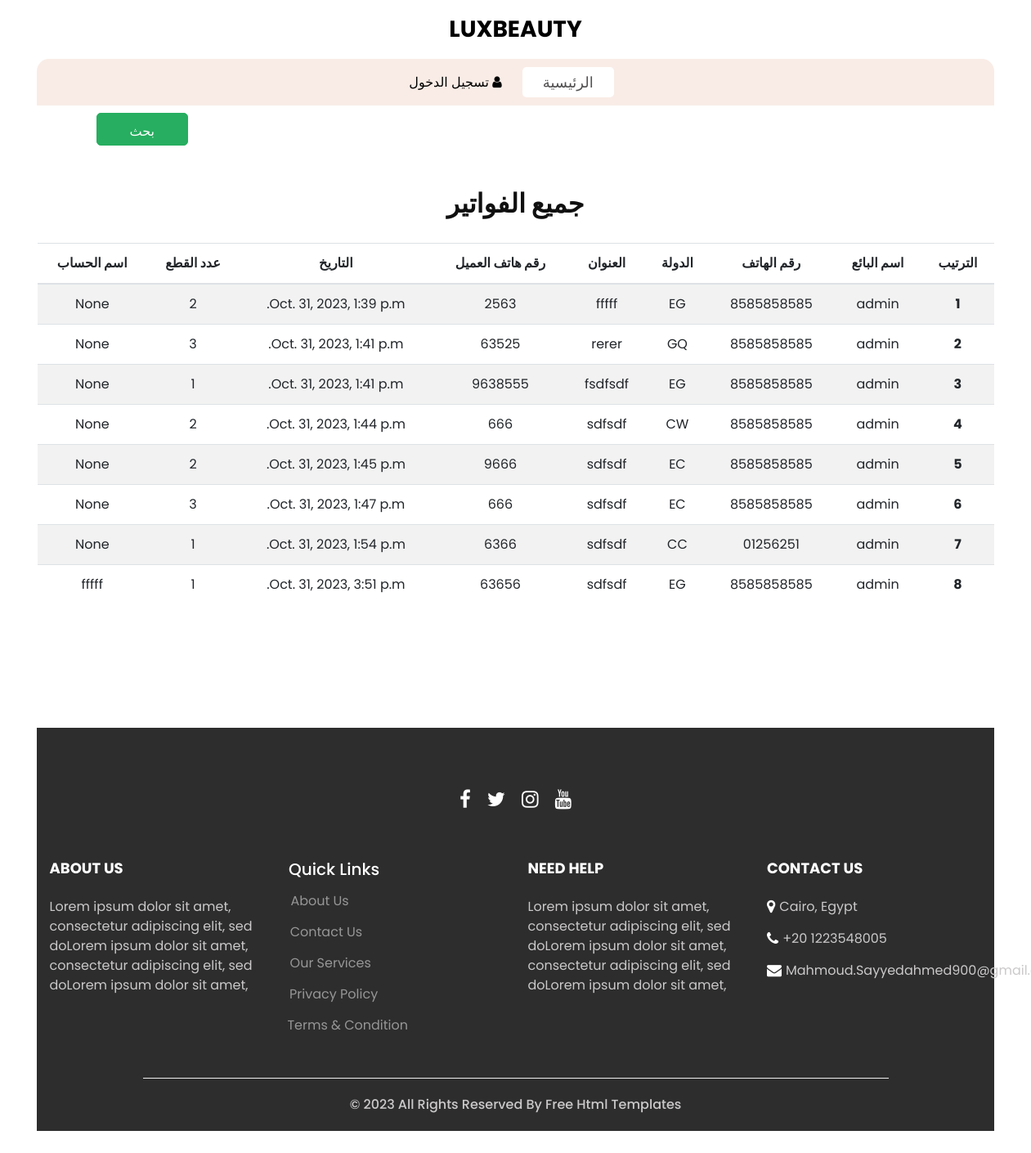
Screenshot of /all_bills/ with the database file from the repository.
### core/models.py (models this page shows, shortened)
class Billl(models.Model):
    seller = models.ForeignKey(User, on_delete=models.CASCADE, null=True, blank=True)
    seller_phone_number = models.CharField(max_length=31, null=True, blank=True)
    country = CountryField(multiple=False, blank_label="(select country)")
    address = models.CharField(max_length=200)
    customer_phone = models.CharField(max_length=31)
    date = models.DateTimeField(default=timezone.now())
    pieces_num = models.PositiveIntegerField(default=0)
    account_name = models.CharField(max_length=150, null=True, blank=True)

### core/views.py (the view)
# urls.py: path('all_bills/', views.show_bills, name="all_bills"),
def show_bills(request):
    bills = models.Billl.objects.all()
    phone = models.PhoneNumber.objects.get(phone = "8585858585")
    acc = models.Account.objects.get(phone_number = phone)
    print(acc.account_name)
    print("***********************************************************************")
    context = {
        'bills' : bills
    }
    return render(request, 'core/show_bills.html', context)

### templates/core/show_bills.html (shortened to what this page needs)
{% extends 'partials/base.html' %}
{% load static %}
{% block content %}
<div class="container-xxl py-5">
  <div class="container">
      <div class="tab-class text-center wow fadeInUp" data-wow-delay="0.3s">
          <div class="tab-content">
              <div id="tab-1" class="tab-pane fade show p-0 active">
                  <form method="POST" action="." enctype="multipart/form-data" dir="rtl">
                      <div class="row g-3">
                          <div class="col-12 col-sm-2">
                          </div>
                          <div class="col-12 col-sm-2">
                          </div>
                          <div class="col-12 col-sm-2">
                          </div>
                          <div class="col-12 col-sm-2">
                          </div>
                          <div class="col-12 col-sm-2">
                          </div>
                          <div class="btn_store_search col-12 col-sm-6">
                              <input type="submit" value="بحث"  style="margin-right: 270%; height: 30pt; width: 30%; margin-top: -10%;">
                          </div>
                      </div>
                  </form>
              </div>
          </div>
      </div>
  </div>
</div>
<section class="shop_section layout_padding" style="margin-top: -8%;">
  <div class="container">
    <div class="heading_container heading_center">
      <h2>
        جميع الفواتير
      </h2>
    </div>
    <div class="row">
      <table class="table table-striped" dir='rtl'>
        <thead style="text-align: center;">
          <tr style="text-align: center">
            <th scope="col">الترتيب</th>
            <th scope="col">اسم البائع</th>
            <th scope="col">رقم الهاتف </th>
            <th scope="col">الدولة</th>
            <th scope="col">العنوان</th>
            <th scope="col">رقم هاتف العميل</th>
            <th scope="col">  التاريخ</th>
            <th scope="col">عدد القطع</th>
            <th scope="col">اسم الحساب</th>
          </tr>
        </thead>
        <tbody style="text-align: center;">
          {% for bill in bills %}
          <tr>
            <th scope="row" class="mt-1">{{forloop.counter}}</th>
            <td>{{bill.seller}}</td>
            <td>{{bill.seller_phone_number}}</td>
            <td>{{bill.country}}</td>
            <td>{{bill.address}}</td>
            <td>{{bill.customer_phone}}</td>
            <td>{{bill.date}}</td>
            <td>{{bill.pieces_num}}</td>
            <td>{{bill.account_name}}</td>
          </tr>
          {% empty %}
          <tr>
              <td colspan='10' style="font-size:large; text-align: center;">ليس لديك اى منتجات برجاء التواصل مع أحد اعضاء الادارة</td>
          </tr>
          {% endfor %}
        </tbody>
    </table>
        </div>
      </div>
</section>
{% endblock content %}

### static/css/style.css (style rules this page uses)
body { font-family: "poppins", sans-serif; color: #101010; background-color: #ffffff; }
.layout_padding { padding-top: 90px; padding-bottom: 90px; }
.heading_container { display: -webkit-box; display: -ms-flexbox; display: flex; -webkit-box-orient: vertical; -webkit-box-direction: normal; -ms-flex-direction: column; flex-direction: column; }
.heading_container h2 { text-transform: uppercase; font-weight: bold; }
.heading_container.heading_center { -webkit-box-align: center; -ms-flex-align: center; align-items: center; text-align: center; }
.shop_section .heading_container { margin-bottom: 20px; }
.btn_store_search { display: -webkit-box; display: -ms-flexbox; display: flex; -webkit-box-pack: center; -ms-flex-pack: center; justify-content: center; }
.btn_store_search input { display: inline-block; padding: 10px 40px; background-color: #27AE60; color: #ffffff; border: 1px solid #27AE60; border-radius: 5px; -webkit-transition: all .3s; transition: all .3s; }

### static/css/responsive.css (style rules this page uses)
@media (min-width: 1200px) { .container { max-width: 1170px; } }

### rows the page displays
Billl: seller "admin", seller_phone_number "8585858585", country "EG", address "fffff", customer_phone "2563", date "Oct. 31, 2023, 1:39 p.m.", pieces_num "2", account_name "None"
Billl: seller "admin", seller_phone_number "8585858585", country "GQ", address "rerer", customer_phone "63525", date "Oct. 31, 2023, 1:41 p.m.", pieces_num "3", account_name "None"
Billl: seller "admin", seller_phone_number "8585858585", country "EG", address "fsdfsdf", customer_phone "9638555", date "Oct. 31, 2023, 1:41 p.m.", pieces_num "1", account_name "None"
Billl: seller "admin", seller_phone_number "8585858585", country "CW", address "sdfsdf", customer_phone "666", date "Oct. 31, 2023, 1:44 p.m.", pieces_num "2", account_name "None"
Billl: seller "admin", seller_phone_number "8585858585", country "EC", address "sdfsdf", customer_phone "9666", date "Oct. 31, 2023, 1:45 p.m.", pieces_num "2", account_name "None"
Billl: seller "admin", seller_phone_number "8585858585", country "EC", address "sdfsdf", customer_phone "666", date "Oct. 31, 2023, 1:47 p.m.", pieces_num "3", account_name "None"
Billl: seller "admin", seller_phone_number "01256251", country "CC", address "sdfsdf", customer_phone "6366", date "Oct. 31, 2023, 1:54 p.m.", pieces_num "1", account_name "None"
Billl: seller "admin", seller_phone_number "8585858585", country "EG", address "sdfsdf", customer_phone "63656", date "Oct. 31, 2023, 3:51 p.m.", pieces_num "1", account_name "fffff"
